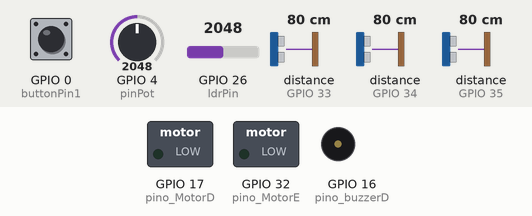
The sketch below on a simulated ESP32. Parts: switched loads named in the sketch (green lamp = pin HIGH), buzzer (waves = sounding). Wiring (inferred from the names in the program): 3 × ultrasonic range finder: trigger GPIO 18, echo GPIO 35 / trigger GPIO 19, echo GPIO 33 / trigger GPIO 23, echo GPIO 34. Dashed ring = blinking. Inputs (shaded band) come from the test bench; at power-on: distance to the obstacle (sensors on GPIO 33, GPIO 34, GPIO 35) 80 cm, GPIO 0 (buttonPin1) HIGH, GPIO 26 (ldrPin) = 2048, GPIO 4 (pinPot) = 2048. The echo pulse lasts 58.3 µs per cm; nothing arrives over Bluetooth unless stated; a phone connects over Bluetooth LE 3 s after start; pins used as bus, display or sensor lines are not drawn; what the sketch prints to the serial monitor is not drawn.

Above: at 1.2 s.
1.3 s: distance to the obstacle (sensor on GPIO 33) set to 56 cm
At 1.9 s:
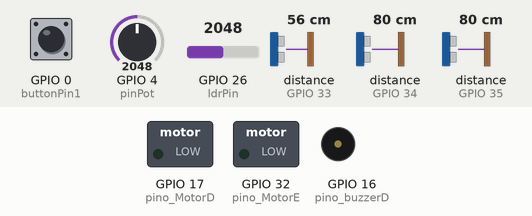
2.8 s: distance to the obstacle (sensor on GPIO 33) set to 47 cm
At 3.7 s:
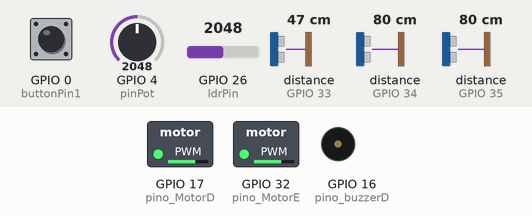
4.3 s: distance to the obstacle (sensor on GPIO 34) set to 250 cm
At 5.4 s:
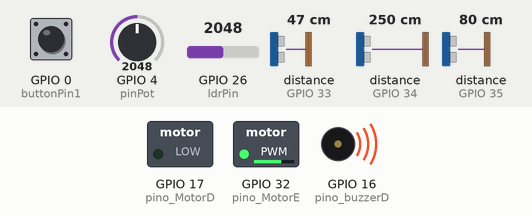
7.3 s: distance to the obstacle (sensor on GPIO 35) set to 9 cm
At 7.8 s:
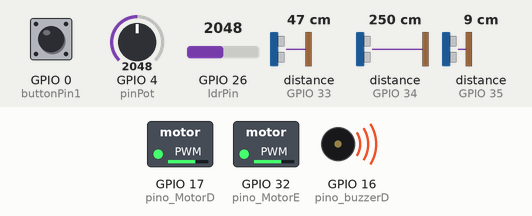
10.3 s: GPIO 0 (buttonPin1) pulled LOW for 0.15 s
At 10.9 s:
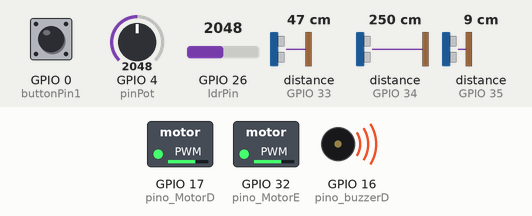
13.4 s: GPIO 26 (ldrPin) set to 122
Timing chart, 0 to 63.9 s (numbered marks = the images above; inputs shaded):
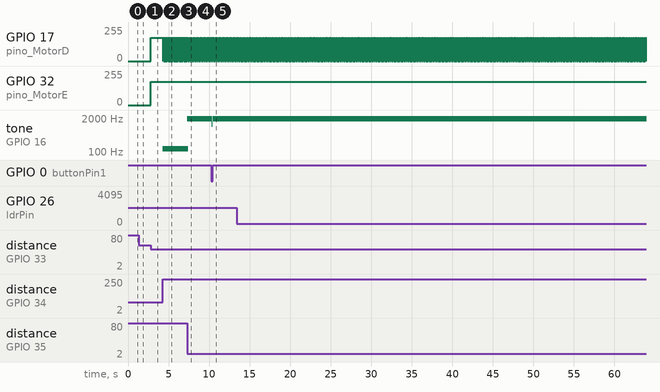

Measured:
- the behaviour switches between 51 and 50 cm on distance to the obstacle (sensor on GPIO 33) (found by bisection; images 1 and 2)
- after the input at 1.3 s, tone on GPIO 16 (pino_buzzerD): stays silent (without the input it goes to 165 Hz after 1.5 s)
- after the input at 2.8 s, GPIO 17 (pino_MotorD), GPIO 32 (pino_MotorE): 0/255 → 174/255 at once; tone on GPIO 16 (pino_buzzerD): stays silent (without the input it goes to 101 Hz after 1.5 s)
- after the input at 4.3 s, GPIO 17 (pino_MotorD): alternates 174/255 for 0.02 s and 0/255 for 0.02 s, starting at once; tone on GPIO 16 (pino_buzzerD): silent → 133 Hz after 0.00 s instead of 3.0 s
- after the input at 7.3 s, tone on GPIO 16 (pino_buzzerD): 133 Hz → 1844 Hz at once
- after the input at 10.3 s, tone on GPIO 16 (pino_buzzerD): 1844 Hz → 1155 Hz at once, → 1844 Hz 0.15 s later

The sketch:

Code_New_Glass_BLE_Game.ino
```cpp
#include <BLEDevice.h>
#include <BLEServer.h>
#include <BLEUtils.h>
#include <BLE2902.h>

const int pinPot = 4; // Indica a porta analógica ligada ao potenciômetro

const int ldrPin = 26;
int lightInit = 0;
int lightVal = 0;
int Bateu;
const int trigPinE = 18;
const int echoPinE = 35;
float distanciaE;
int startSensorB = 170; // centimetros
int startSensorM = 130; // centimetros
const int pino_buzzerE = 25;
const int pino_MotorE = 32;
int valsensor_buzzerE;
int valsensor_MotorE;
int channel_buzzerE         = 0;
int frequence_buzzerE      = 1500;
int resolution_buzzerE      = 10;
int channel_MotorE         = 1;
int frequence_MotorE      = 30;
int resolution_MotorE      = 10;

//sensor da Direita
const int trigPinD = 23;
const int echoPinD = 34;
float distanciaD;
int valsensor_buzzerD;
int valsensor_MotorD;
const int pino_buzzerD = 16;
const int pino_MotorD = 17;
int channel_buzzerD         = 2;
int frequence_buzzerD      = 1500;
int resolution_buzzerD = 10;
int channel_MotorD         = 3;
int frequence_MotorD      = 30;
int resolution_MotorD = 10;

//sensor do meio
const int trigPinM = 19;
const int echoPinM = 33;
float distanciaM;
int valsensor_buzzerM;
int valsensor_MotorM;

int estado1 = 0; // variável para leitura do pushbutton
int guarda_estado1 = LOW; // variável para armazenar valores do pushbutton
int buttonPin1 = 0;
int valorButton1 = 0;
bool lastButtonState1 = false;   // the previous reading from the input pin
int contador1 = 0;

hw_timer_t * timer = NULL;
BLECharacteristic *pCharacteristic;

bool deviceConnected = false;

// Veja o link seguinte se quiser gerar seus próprios UUIDs:
// https://www.uuidgenerator.net/

#define SERVICE_UUID           "6E400001-B5A3-F393-E0A9-E50E24DCCA9E" // UART service UUID
#define DHTDATA_CHAR_UUID "6E400003-B5A3-F393-E0A9-E50E24DCCA9E"


class MyServerCallbacks: public BLEServerCallbacks {
    void onConnect(BLEServer* pServer) {
      deviceConnected = true;
    };

    void onDisconnect(BLEServer* pServer) {
      deviceConnected = false;
    }
};

void IRAM_ATTR onTimer() {

  if (Bateu == 1) {
    pCharacteristic->setValue("bt_bateu");
    pCharacteristic->notify(); // Envia o valor para o aplicativo!
    Bateu = 0;
  }
  switch (contador1) {
    case 1:
      Serial.println("Get Weather");
      pCharacteristic->setValue("bt_wea");
      pCharacteristic->notify(); // Envia o valor para o aplicativo!
      contador1 = 0;
      break;

    case 2:
      Serial.println("estou no 2");
      pCharacteristic->setValue("bt_oni");
      pCharacteristic->notify(); // Envia o valor para o aplicativo!
      contador1 = 0;
      break;

    case 3:
      //se o valor lido for maior que 500, liga o led
      Serial.println("estou no 3");
      lightVal = analogRead(ldrPin);

      if (lightVal > 2500) {
        Serial.println("apagado");
        ledcWriteTone(channel_buzzerD, 2000);
        delay(200);
        ledcWriteTone(channel_buzzerD, 0);
        delay(200);
        ledcWriteTone(channel_buzzerD, 2000);
        delay(200);
        ledcWriteTone(channel_buzzerD, 0);
        delay(100);
        pCharacteristic->setValue("bt_lumi_0");
        pCharacteristic->notify(); // Envia o valor para o aplicativo!
        contador1 = 0;
      }
      else {
        Serial.println("Aceso");
        ledcWriteTone(channel_buzzerE, 2000);
        delay(200);
        ledcWriteTone(channel_buzzerE, 0);
        delay(200);
        ledcWriteTone(channel_buzzerE, 2000);
        delay(200);
        ledcWriteTone(channel_buzzerE, 0);
        delay(200);
        ledcWriteTone(channel_buzzerE, 2000);
        delay(200);
        ledcWriteTone(channel_buzzerE, 0);
        delay(200);
        pCharacteristic->setValue("bt_lumi_1");
        pCharacteristic->notify(); // Envia o valor para o aplicativo!
        contador1 = 0;
      }
      break;
  }
  contador1 = 0;
}

void setup() {
  Serial.begin(115200);

  // Create the BLE Device
  BLEDevice::init("Synesthesia2"); // Give it a name

  // Configura o dispositivo como Servidor BLE
  BLEServer *pServer = BLEDevice::createServer();
  pServer->setCallbacks(new MyServerCallbacks());

  // Cria o servico UART
  BLEService *pService = pServer->createService(SERVICE_UUID);

  // Cria uma Característica BLE para envio dos dados
  pCharacteristic = pService->createCharacteristic(
                      DHTDATA_CHAR_UUID,
                      BLECharacteristic::PROPERTY_NOTIFY
                    );

  pCharacteristic->addDescriptor(new BLE2902());

  // Inicia o serviço
  pService->start();

  // Inicia a descoberta do ESP32
  pServer->getAdvertising()->start();
  Serial.println("Esperando um cliente se conectar...");

  timer = timerBegin(0, 80, true);
  timerAttachInterrupt(timer, &onTimer, true);
  timerAlarmWrite(timer, 8000000, true);
  timerAlarmEnable(timer);

  pinMode(buttonPin1, INPUT_PULLUP);
  pinMode(pinPot, INPUT);
  pinMode(ldrPin, INPUT);

  //Sensor da Esquerda
  pinMode(trigPinE, OUTPUT);
  pinMode(echoPinE, INPUT);
  ledcSetup(channel_buzzerE, frequence_buzzerE, resolution_buzzerE);
  ledcAttachPin(pino_buzzerE, channel_buzzerE);
  ledcSetup(channel_MotorE, frequence_MotorE, resolution_MotorE);
  ledcAttachPin(pino_MotorE, channel_MotorE);

  //Sensor da Direita
  pinMode(trigPinD, OUTPUT);
  pinMode(echoPinD, INPUT);
  ledcSetup(channel_buzzerD, frequence_buzzerD, resolution_buzzerD);
  ledcAttachPin(pino_buzzerD, channel_buzzerD);
  ledcSetup(channel_MotorD, frequence_MotorD, resolution_MotorD);
  ledcAttachPin(pino_MotorD, channel_MotorD);

  //Sensor da Meio
  pinMode(trigPinM, OUTPUT);
  pinMode(echoPinM, INPUT);

}

void capturavalorE() {
  unsigned long duracaoE;

  digitalWrite(trigPinE, LOW);
  delayMicroseconds(2);
  digitalWrite(trigPinE, HIGH);
  delayMicroseconds(10);
  digitalWrite(trigPinE, LOW);
  duracaoE = pulseIn(echoPinE, HIGH);
  distanciaE = (float)duracaoE / 29.2;
}

void capturavalorD() {
  unsigned long duracaoD;

  digitalWrite(trigPinD, LOW);
  delayMicroseconds(2);
  digitalWrite(trigPinD, HIGH);
  delayMicroseconds(10);
  digitalWrite(trigPinD, LOW);
  duracaoD = pulseIn(echoPinD, HIGH);
  distanciaD = (float)duracaoD / 29.2;
}

void capturavalorM() {
  unsigned long duracaoM;

  digitalWrite(trigPinM, LOW);
  delayMicroseconds(2);
  digitalWrite(trigPinM, HIGH);
  delayMicroseconds(10);
  digitalWrite(trigPinM, LOW);
  duracaoM = pulseIn(echoPinM, HIGH);
  distanciaM = (float)duracaoM / 29.2;
}
void loop() {

  capturavalorE();
  int potValue = analogRead(pinPot);
  if (distanciaE <= startSensorB)
    if (distanciaE >= 0) {
      valsensor_buzzerE = map(distanciaE, 0, startSensorB, potValue, 0);
      ledcWriteTone(channel_buzzerE, valsensor_buzzerE);
      if (distanciaE < 100) {
        ledcWrite(channel_MotorE, 700);
      }
      if (distanciaE < 35) {
        Bateu = 1;
      }
      Serial.println("DistanciaE: " + String(distanciaE));
      Serial.println("Obst esquerda");
    }

  if (distanciaE > startSensorB) { // PRENDE O CIRCUITO EM UM LAÇO ENQUANTO O VALOR MEDIDO FOR MENOR QUE 30 (CM)
    ledcWriteTone(channel_buzzerE, 0);
    ledcWrite(channel_MotorE, 0); //   Zera o valor do motor
    Serial.println("Sistema parado, distancia acima do ponto de ligamento");     // Emite um aviso no monitor serial para que se perceba que a coisa ta funcionando
    capturavalorE();
  }

  capturavalorD();
  potValue = analogRead(pinPot);
  if (distanciaD <= startSensorB)
    if (distanciaD > 0) {
      valsensor_buzzerD = map(distanciaD, 0, startSensorB, (potValue - 500), 0);
      ledcWriteTone(channel_buzzerD, valsensor_buzzerD);
      if (distanciaD < 100) {
        ledcWrite(channel_MotorD, 700);
      }
      if (distanciaD < 35) {
        Bateu = 1;
      }
      Serial.println("DistanciaD: " + String(distanciaD));
      Serial.println("Obst  direita");
    }

  if (distanciaD > startSensorB) { // PRENDE O CIRCUITO EM UM LAÇO ENQUANTO O VALOR MEDIDO FOR MENOR QUE 30 (CM)
    ledcWriteTone(channel_buzzerD, 0); //   Zera o valor do buzzer
    ledcWrite(channel_MotorD, 0); //   Zera o valor do motor
    Serial.println("Sistema parado, distancia acima do ponto de ligamento");     // Emite um aviso no monitor serial para que se perceba que a coisa ta funcionando
    capturavalorD();
  }

  capturavalorM();
  potValue = analogRead(pinPot);
  if (distanciaM <= startSensorB)
    if (distanciaM > 0) {
      valsensor_buzzerM = map(distanciaM, 0, startSensorB, (potValue + 500), 0);
      ledcWriteTone(channel_buzzerE, valsensor_buzzerM);
      ledcWriteTone(channel_buzzerD, valsensor_buzzerM);
      if (distanciaM < 100) {
        ledcWrite(channel_MotorE, 700);
        ledcWrite(channel_MotorD, 700);
      }
      if (distanciaM < 35) {
        Bateu = 1;
      }
      Serial.println("DistanciaM: " + String(distanciaM));
      Serial.println("Obst no  Meio");
    }

  lightVal = analogRead(ldrPin);
  Serial.println("ablabla");
  Serial.println(lightVal);

  estado1 = digitalRead(buttonPin1);

  while (!digitalRead(buttonPin1));


  // verifica se o botão (pushbutton) está pressionado
  if (estado1 == LOW) {

    // inverte valor da variável variable_buttonEstado
    guarda_estado1 = !guarda_estado1;
  }

  if (guarda_estado1 == HIGH  && !lastButtonState1 && contador1 < 3) {

    contador1++;
    delay(10);
    Serial.print("Valor1: ");            // mostra no serial monitor a contagem cada vez que pushbutton é
    Serial.println(contador1);        // pressionado
  }

  if (deviceConnected) {
    Serial.println("foi");

  }
  //Check if the button was pressed one time
  estado1 = LOW;
  guarda_estado1 = LOW;
  lastButtonState1 = 0;
}
```
